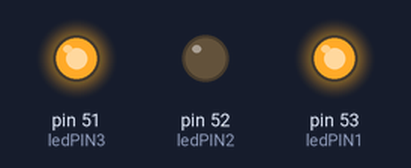
Recording of a sketch running on a simulated Arduino Mega 2560, built with avr-gcc and run on an emulated ATmega2560. Parts: output pins drawn as LEDs (lit = HIGH).

Above: at 0.02 s.
At 2.87 s:
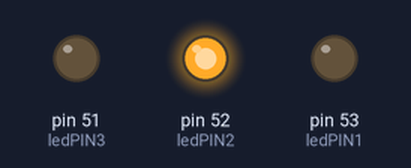
Timing chart, 0 to 3.2 s (numbered marks = the images above):
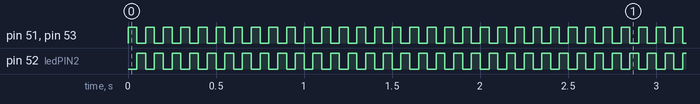

Measured:
- by itself, pin 51 (ledPIN3), pin 52 (ledPIN2), pin 53 (ledPIN1): alternates HIGH for 0.05 s and LOW for 0.05 s

The sketch:

Encender_Led.ino
```cpp
//@Sergitooo

const int ledPIN3 = 51; //LED ROJO
const int ledPIN2 = 52; //LED verde
const int ledPIN1 = 53; //LED AMARILLO

void setup() {
  Serial.begin (9600);   //inicializa el puerto serie a 9600 baudios

  pinMode(ledPIN3 , OUTPUT);  //definir pin como salida
  pinMode(ledPIN2 , OUTPUT);  //definir pin como salida
  pinMode(ledPIN1 , OUTPUT);  //definir pin como salida


}
void loop() {
  digitalWrite(ledPIN3 , HIGH);
  digitalWrite(ledPIN2 , LOW);
  digitalWrite(ledPIN1 , HIGH);
  delay(50);
  digitalWrite(ledPIN3 , LOW);
  digitalWrite(ledPIN2 , HIGH);
  digitalWrite(ledPIN1 , LOW);
  delay(50);
}
```
